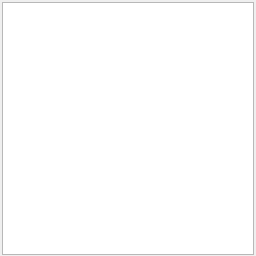
<?xml version="1.0" encoding="UTF-8"?>
<ui version="4.0">
 <class>BranchTableForm</class>
 <widget class="QWidget" name="BranchTableForm">
  <property name="geometry">
   <rect>
    <x>0</x>
    <y>0</y>
    <width>256</width>
    <height>256</height>
   </rect>
  </property>
  <property name="sizePolicy">
   <sizepolicy hsizetype="Expanding" vsizetype="Expanding">
    <horstretch>0</horstretch>
    <verstretch>0</verstretch>
   </sizepolicy>
  </property>
  <property name="windowTitle">
   <string>Branch List</string>
  </property>
  <layout class="QGridLayout" name="gridLayout_2">
   <property name="leftMargin">
    <number>2</number>
   </property>
   <property name="topMargin">
    <number>2</number>
   </property>
   <property name="rightMargin">
    <number>2</number>
   </property>
   <property name="bottomMargin">
    <number>1</number>
   </property>
   <property name="spacing">
    <number>2</number>
   </property>
   <item row="0" column="0" rowspan="2" colspan="2">
    <widget class="BranchTable" name="branchTable"/>
   </item>
  </layout>
 </widget>
 <customwidgets>
  <customwidget>
   <class>BranchTable</class>
   <extends>QListView</extends>
   <header location="global">branchtable.h</header>
  </customwidget>
 </customwidgets>
 <resources/>
 <connections/>
</ui>
